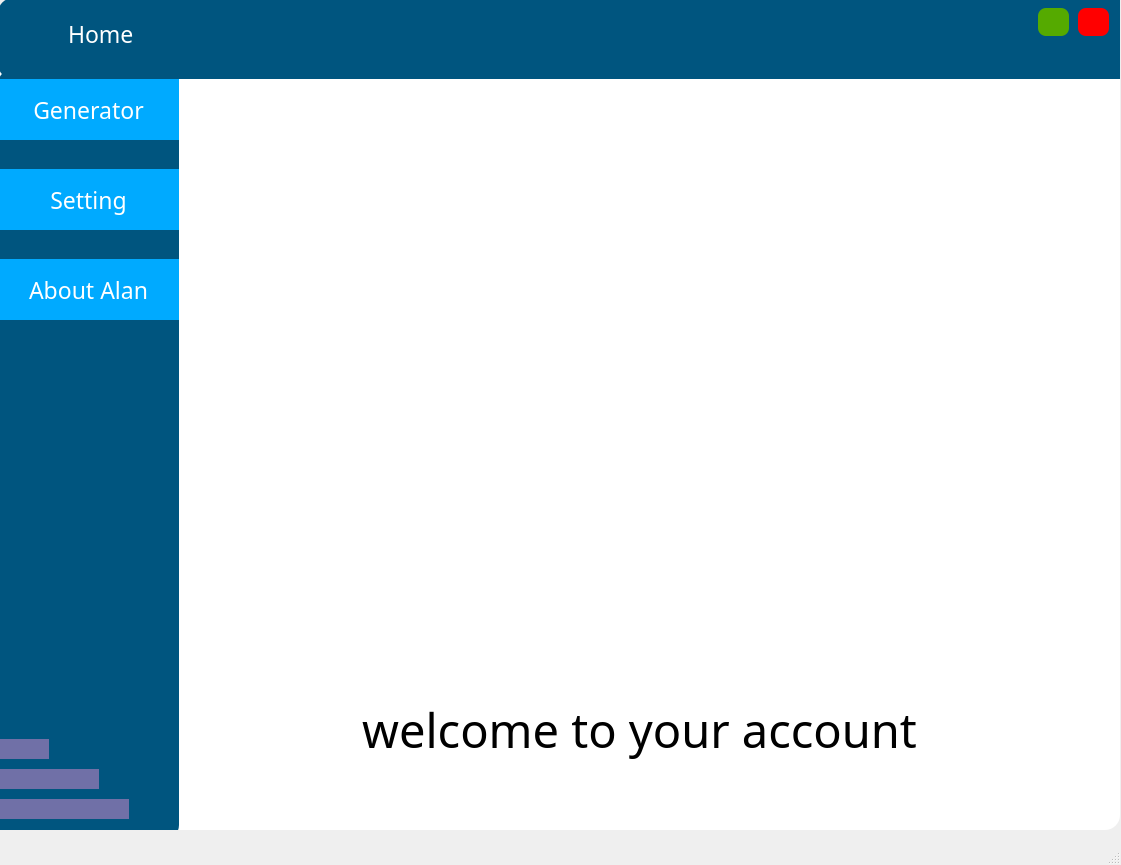
<?xml version="1.0" encoding="UTF-8"?>
<ui version="4.0">
 <class>home</class>
 <widget class="QMainWindow" name="home">
  <property name="geometry">
   <rect>
    <x>0</x>
    <y>0</y>
    <width>1121</width>
    <height>865</height>
   </rect>
  </property>
  <property name="windowTitle">
   <string>MainWindow</string>
  </property>
  <widget class="QWidget" name="centralwidget">
   <widget class="QFrame" name="frame">
    <property name="geometry">
     <rect>
      <x>-1</x>
      <y>-1</y>
      <width>1121</width>
      <height>831</height>
     </rect>
    </property>
    <property name="styleSheet">
     <string notr="true">background-color: rgb(255, 255, 255);
border-radius:15px;</string>
    </property>
    <property name="frameShape">
     <enum>QFrame::StyledPanel</enum>
    </property>
    <property name="frameShadow">
     <enum>QFrame::Raised</enum>
    </property>
    <widget class="QFrame" name="frame_2">
     <property name="geometry">
      <rect>
       <x>-1</x>
       <y>-1</y>
       <width>1141</width>
       <height>81</height>
      </rect>
     </property>
     <property name="styleSheet">
      <string notr="true">background-color: rgb(0, 85, 127);</string>
     </property>
     <property name="frameShape">
      <enum>QFrame::StyledPanel</enum>
     </property>
     <property name="frameShadow">
      <enum>QFrame::Raised</enum>
     </property>
     <widget class="QPushButton" name="close">
      <property name="geometry">
       <rect>
        <x>1080</x>
        <y>10</y>
        <width>31</width>
        <height>28</height>
       </rect>
      </property>
      <property name="cursor">
       <cursorShape>PointingHandCursor</cursorShape>
      </property>
      <property name="toolTip">
       <string>close</string>
      </property>
      <property name="styleSheet">
       <string notr="true">background-color: rgb(255, 0, 0);
border-radius:8px;</string>
      </property>
      <property name="text">
       <string/>
      </property>
     </widget>
     <widget class="QPushButton" name="min">
      <property name="geometry">
       <rect>
        <x>1040</x>
        <y>10</y>
        <width>31</width>
        <height>28</height>
       </rect>
      </property>
      <property name="cursor">
       <cursorShape>PointingHandCursor</cursorShape>
      </property>
      <property name="toolTip">
       <string>minimize</string>
      </property>
      <property name="styleSheet">
       <string notr="true">background-color: rgb(85, 170, 0);
border-radius:8px;</string>
      </property>
      <property name="text">
       <string/>
      </property>
     </widget>
     <widget class="QLabel" name="label_6">
      <property name="geometry">
       <rect>
        <x>10</x>
        <y>10</y>
        <width>51</width>
        <height>51</height>
       </rect>
      </property>
      <property name="text">
       <string/>
      </property>
      <property name="pixmap">
       <pixmap>../Pictures/icons8-home-500.png</pixmap>
      </property>
      <property name="scaledContents">
       <bool>true</bool>
      </property>
     </widget>
     <widget class="QLabel" name="label_7">
      <property name="geometry">
       <rect>
        <x>70</x>
        <y>20</y>
        <width>111</width>
        <height>31</height>
       </rect>
      </property>
      <property name="font">
       <font>
        <family>Raleway</family>
        <pointsize>17</pointsize>
       </font>
      </property>
      <property name="styleSheet">
       <string notr="true">color: rgb(255, 255, 255);</string>
      </property>
      <property name="text">
       <string>Home</string>
      </property>
     </widget>
    </widget>
    <widget class="QFrame" name="frame_3">
     <property name="geometry">
      <rect>
       <x>-1</x>
       <y>70</y>
       <width>181</width>
       <height>771</height>
      </rect>
     </property>
     <property name="styleSheet">
      <string notr="true">background-color: rgb(0, 85, 127);
</string>
     </property>
     <property name="frameShape">
      <enum>QFrame::StyledPanel</enum>
     </property>
     <property name="frameShadow">
      <enum>QFrame::Raised</enum>
     </property>
     <widget class="QPushButton" name="generation">
      <property name="geometry">
       <rect>
        <x>0</x>
        <y>10</y>
        <width>181</width>
        <height>61</height>
       </rect>
      </property>
      <property name="font">
       <font>
        <family>Raleway</family>
        <pointsize>17</pointsize>
       </font>
      </property>
      <property name="cursor">
       <cursorShape>PointingHandCursor</cursorShape>
      </property>
      <property name="toolTip">
       <string/>
      </property>
      <property name="styleSheet">
       <string notr="true">background-color: rgb(0, 170, 255);
color: rgb(255, 255, 255);
border-radius:0;</string>
      </property>
      <property name="text">
       <string>Generator</string>
      </property>
      <property name="iconSize">
       <size>
        <width>50</width>
        <height>50</height>
       </size>
      </property>
     </widget>
     <widget class="QPushButton" name="aboutus">
      <property name="enabled">
       <bool>true</bool>
      </property>
      <property name="geometry">
       <rect>
        <x>0</x>
        <y>190</y>
        <width>181</width>
        <height>61</height>
       </rect>
      </property>
      <property name="font">
       <font>
        <family>Raleway</family>
        <pointsize>17</pointsize>
       </font>
      </property>
      <property name="cursor">
       <cursorShape>PointingHandCursor</cursorShape>
      </property>
      <property name="mouseTracking">
       <bool>false</bool>
      </property>
      <property name="tabletTracking">
       <bool>false</bool>
      </property>
      <property name="contextMenuPolicy">
       <enum>Qt::NoContextMenu</enum>
      </property>
      <property name="acceptDrops">
       <bool>false</bool>
      </property>
      <property name="toolTip">
       <string/>
      </property>
      <property name="styleSheet">
       <string notr="true">background-color: rgb(0, 170, 255);
color: rgb(255, 255, 255);
border-radius:0px;</string>
      </property>
      <property name="text">
       <string>About Alan</string>
      </property>
      <property name="icon">
       <iconset>
        <normaloff>../Downloads/icons8-contact-us-100.png</normaloff>../Downloads/icons8-contact-us-100.png</iconset>
      </property>
      <property name="iconSize">
       <size>
        <width>50</width>
        <height>50</height>
       </size>
      </property>
     </widget>
     <widget class="QPushButton" name="setting">
      <property name="geometry">
       <rect>
        <x>0</x>
        <y>100</y>
        <width>181</width>
        <height>61</height>
       </rect>
      </property>
      <property name="font">
       <font>
        <family>Raleway</family>
        <pointsize>17</pointsize>
       </font>
      </property>
      <property name="cursor">
       <cursorShape>PointingHandCursor</cursorShape>
      </property>
      <property name="toolTip">
       <string/>
      </property>
      <property name="styleSheet">
       <string notr="true">background-color: rgb(0, 170, 255);
color: rgb(255, 255, 255);
border-radius:0;</string>
      </property>
      <property name="text">
       <string>Setting</string>
      </property>
      <property name="icon">
       <iconset>
        <normaloff>../Downloads/icons8-setting-60.png</normaloff>../Downloads/icons8-setting-60.png</iconset>
      </property>
      <property name="iconSize">
       <size>
        <width>50</width>
        <height>50</height>
       </size>
      </property>
     </widget>
     <widget class="QLabel" name="label_3">
      <property name="geometry">
       <rect>
        <x>0</x>
        <y>670</y>
        <width>51</width>
        <height>20</height>
       </rect>
      </property>
      <property name="styleSheet">
       <string notr="true">background-color: rgb(112, 112, 167)</string>
      </property>
      <property name="text">
       <string/>
      </property>
     </widget>
     <widget class="QLabel" name="label_4">
      <property name="geometry">
       <rect>
        <x>0</x>
        <y>700</y>
        <width>101</width>
        <height>20</height>
       </rect>
      </property>
      <property name="styleSheet">
       <string notr="true">background-color: rgb(112, 112, 167)</string>
      </property>
      <property name="text">
       <string/>
      </property>
     </widget>
     <widget class="QLabel" name="label_5">
      <property name="geometry">
       <rect>
        <x>0</x>
        <y>730</y>
        <width>131</width>
        <height>20</height>
       </rect>
      </property>
      <property name="styleSheet">
       <string notr="true">background-color: rgb(112, 112, 167)</string>
      </property>
      <property name="text">
       <string/>
      </property>
     </widget>
    </widget>
    <widget class="QLabel" name="label">
     <property name="geometry">
      <rect>
       <x>200</x>
       <y>90</y>
       <width>881</width>
       <height>581</height>
      </rect>
     </property>
     <property name="text">
      <string/>
     </property>
     <property name="pixmap">
      <pixmap>../Pictures/Two factor authentication-bro.svg</pixmap>
     </property>
     <property name="alignment">
      <set>Qt::AlignCenter</set>
     </property>
    </widget>
    <widget class="QLabel" name="label_2">
     <property name="geometry">
      <rect>
       <x>230</x>
       <y>680</y>
       <width>821</width>
       <height>101</height>
      </rect>
     </property>
     <property name="font">
      <font>
       <family>Raleway Medium</family>
       <pointsize>35</pointsize>
      </font>
     </property>
     <property name="text">
      <string>welcome to your account</string>
     </property>
     <property name="alignment">
      <set>Qt::AlignCenter</set>
     </property>
    </widget>
   </widget>
  </widget>
  <widget class="QStatusBar" name="statusbar"/>
 </widget>
 <resources/>
 <connections>
  <connection>
   <sender>close</sender>
   <signal>clicked()</signal>
   <receiver>home</receiver>
   <slot>close()</slot>
   <hints>
    <hint type="sourcelabel">
     <x>1093</x>
     <y>21</y>
    </hint>
    <hint type="destinationlabel">
     <x>559</x>
     <y>432</y>
    </hint>
   </hints>
  </connection>
  <connection>
   <sender>min</sender>
   <signal>clicked()</signal>
   <receiver>home</receiver>
   <slot>showMinimized()</slot>
   <hints>
    <hint type="sourcelabel">
     <x>1053</x>
     <y>21</y>
    </hint>
    <hint type="destinationlabel">
     <x>559</x>
     <y>432</y>
    </hint>
   </hints>
  </connection>
 </connections>
</ui>
